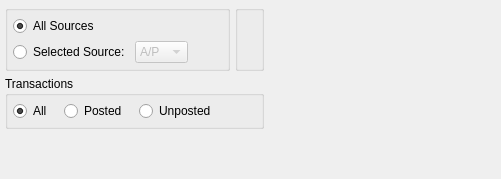
<?xml version="1.0" encoding="UTF-8"?>
<ui version="4.0">
 <comment>This file is part of the xTuple ERP: PostBooks Edition, a free and
open source Enterprise Resource Planning software suite,
Copyright (c) 1999-2019 by OpenMFG LLC, d/b/a xTuple.
It is licensed to you under the Common Public Attribution License
version 1.0, the full text of which (including xTuple-specific Exhibits)
is available at www.xtuple.com/CPAL.  By using this software, you agree
to be bound by its terms.</comment>
 <class>dspSummarizedGLTransactions</class>
 <widget class="QWidget" name="dspSummarizedGLTransactions">
  <property name="geometry">
   <rect>
    <x>0</x>
    <y>0</y>
    <width>501</width>
    <height>179</height>
   </rect>
  </property>
  <property name="windowTitle">
   <string>Summarized General Ledger Transactions</string>
  </property>
  <layout class="QHBoxLayout" name="horizontalLayout_2">
   <item>
    <layout class="QGridLayout" name="gridLayout_2">
     <item row="0" column="0">
      <widget class="QGroupBox" name="_sourceGroup">
       <property name="title">
        <string/>
       </property>
       <layout class="QGridLayout">
        <item row="0" column="0" colspan="2">
         <widget class="QRadioButton" name="_allSources">
          <property name="text">
           <string>All Sources</string>
          </property>
          <property name="checked">
           <bool>true</bool>
          </property>
         </widget>
        </item>
        <item row="1" column="0">
         <widget class="QRadioButton" name="_selectedSource">
          <property name="text">
           <string>Selected Source:</string>
          </property>
         </widget>
        </item>
        <item row="1" column="1">
         <layout class="QHBoxLayout">
          <item>
           <widget class="XComboBox" name="_source">
            <property name="enabled">
             <bool>false</bool>
            </property>
            <item>
             <property name="text">
              <string>A/P</string>
             </property>
            </item>
            <item>
             <property name="text">
              <string>A/R</string>
             </property>
            </item>
            <item>
             <property name="text">
              <string>G/L</string>
             </property>
            </item>
            <item>
             <property name="text">
              <string>I/M</string>
             </property>
            </item>
            <item>
             <property name="text">
              <string>P/D</string>
             </property>
            </item>
            <item>
             <property name="text">
              <string>P/O</string>
             </property>
            </item>
            <item>
             <property name="text">
              <string>S/O</string>
             </property>
            </item>
            <item>
             <property name="text">
              <string>S/R</string>
             </property>
            </item>
            <item>
             <property name="text">
              <string>W/O</string>
             </property>
            </item>
           </widget>
          </item>
          <item>
           <spacer>
            <property name="orientation">
             <enum>Qt::Horizontal</enum>
            </property>
            <property name="sizeHint" stdset="0">
             <size>
              <width>0</width>
              <height>20</height>
             </size>
            </property>
           </spacer>
          </item>
         </layout>
        </item>
       </layout>
      </widget>
     </item>
     <item row="0" column="1">
      <widget class="QGroupBox" name="_dateGroup">
       <property name="title">
        <string/>
       </property>
       <layout class="QGridLayout">
        <item row="0" column="0">
         <widget class="DateCluster" name="_dates"/>
        </item>
       </layout>
      </widget>
     </item>
     <item row="1" column="0" colspan="2">
      <widget class="QGroupBox" name="_showGroup">
       <property name="title">
        <string>Transactions</string>
       </property>
       <layout class="QGridLayout" name="gridLayout_35">
        <item row="0" column="0">
         <layout class="QHBoxLayout" name="horizontalLayout">
          <property name="spacing">
           <number>12</number>
          </property>
          <item>
           <widget class="QRadioButton" name="_allTransactions">
            <property name="text">
             <string>All</string>
            </property>
            <property name="checked">
             <bool>true</bool>
            </property>
           </widget>
          </item>
          <item>
           <widget class="QRadioButton" name="_postedTransactions">
            <property name="text">
             <string>Posted</string>
            </property>
           </widget>
          </item>
          <item>
           <widget class="QRadioButton" name="_unpostedTransactions">
            <property name="text">
             <string>Unposted</string>
            </property>
           </widget>
          </item>
          <item>
           <spacer name="horizontalSpacer">
            <property name="orientation">
             <enum>Qt::Horizontal</enum>
            </property>
            <property name="sizeHint" stdset="0">
             <size>
              <width>40</width>
              <height>20</height>
             </size>
            </property>
           </spacer>
          </item>
         </layout>
        </item>
       </layout>
      </widget>
     </item>
     <item row="2" column="0" colspan="2">
      <spacer name="verticalSpacer">
       <property name="orientation">
        <enum>Qt::Vertical</enum>
       </property>
       <property name="sizeHint" stdset="0">
        <size>
         <width>20</width>
         <height>0</height>
        </size>
       </property>
      </spacer>
     </item>
    </layout>
   </item>
   <item>
    <spacer>
     <property name="orientation">
      <enum>Qt::Horizontal</enum>
     </property>
     <property name="sizeType">
      <enum>QSizePolicy::Expanding</enum>
     </property>
     <property name="sizeHint" stdset="0">
      <size>
       <width>3</width>
       <height>20</height>
      </size>
     </property>
    </spacer>
   </item>
  </layout>
 </widget>
 <layoutdefault spacing="5" margin="5"/>
 <customwidgets>
  <customwidget>
   <class>DateCluster</class>
   <extends>QWidget</extends>
   <header>datecluster.h</header>
   <container>1</container>
  </customwidget>
  <customwidget>
   <class>XComboBox</class>
   <extends>QComboBox</extends>
   <header>xcombobox.h</header>
  </customwidget>
 </customwidgets>
 <tabstops>
  <tabstop>_allSources</tabstop>
  <tabstop>_selectedSource</tabstop>
  <tabstop>_source</tabstop>
  <tabstop>_dates</tabstop>
 </tabstops>
 <resources/>
 <connections>
  <connection>
   <sender>_selectedSource</sender>
   <signal>toggled(bool)</signal>
   <receiver>_source</receiver>
   <slot>setEnabled(bool)</slot>
   <hints>
    <hint type="sourcelabel">
     <x>20</x>
     <y>20</y>
    </hint>
    <hint type="destinationlabel">
     <x>20</x>
     <y>20</y>
    </hint>
   </hints>
  </connection>
 </connections>
</ui>
